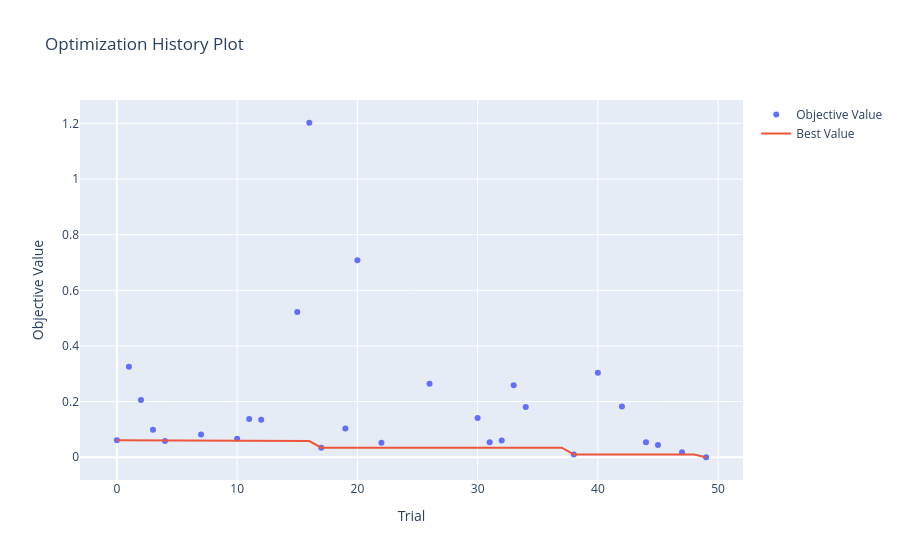

The notebook cell this image was saved under:
### Markdown cell above
##### 하이퍼파라미터 탐색 결과 시각화

### Code cell
from optuna.visualization import plot_optimization_history
plot_optimization_history(study)

### Figure 1 — Plotly figure (JSON) as saved in the notebook; plotly's stock layout.template omitted (floating-point values rounded to 4 significant figures)
{"data": [{"mode": "markers", "name": "Objective Value", "type": "scatter", "x": [0, 1, 2, 3, 4, 7, 10, 11, 12, 15, 16, 17, 19, 20, 22, 26, 30, 31, 32, 33, 34, 38, 40, 42, 44, 45, 47, 49], "y": [0.06078, 0.3254, 0.2055, 0.09901, 0.05812, 0.08157, 0.06647, 0.1374, 0.1344, 0.5222, 1.202, 0.03446, 0.1031, 0.7078, 0.0524, 0.2641, 0.1413, 0.05379, 0.06056, 0.2588, 0.1811, 0.01009, 0.3033, 0.1824, 0.05416, 0.04427, 0.0176, 0]}, {"mode": "lines", "name": "Best Value", "type": "scatter", "x": [0, 1, 2, 3, 4, 5, 6, 7, 8, 9, 10, 11, 12, 13, 14, 15, 16, 17, 18, 19, 20, 21, 22, 23, 24, 25, 26, 27, 28, 29, 30, 31, 32, 33, 34, 35, 36, 37, 38, 39, 40, 41, 42, 43, 44, 45, 46, 47, 48, 49], "y": [0.06078, 0.06078, 0.06078, 0.06078, 0.05812, 0.05812, 0.05812, 0.05812, 0.05812, 0.05812, 0.05812, 0.05812, 0.05812, 0.05812, 0.05812, 0.05812, 0.05812, 0.03446, 0.03446, 0.03446, 0.03446, 0.03446, 0.03446, 0.03446, 0.03446, 0.03446, 0.03446, 0.03446, 0.03446, 0.03446, 0.03446, 0.03446, 0.03446, 0.03446, 0.03446, 0.03446, 0.03446, 0.03446, 0.01009, 0.01009, 0.01009, 0.01009, 0.01009, 0.01009, 0.01009, 0.01009, 0.01009, 0.01009, 0.01009, 0]}, {"marker": {"color": "#cccccc"}, "mode": "markers", "name": "Infeasible Trial", "showlegend": false, "type": "scatter", "x": [], "y": []}], "layout": {"title": {"text": "Optimization History Plot"}, "xaxis": {"title": {"text": "Trial"}}, "yaxis": {"title": {"text": "Objective Value"}}}}
